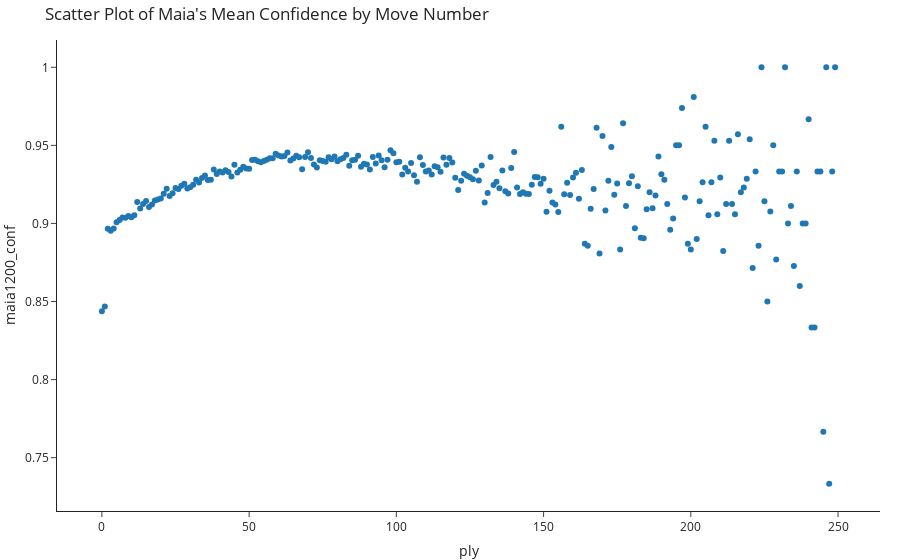
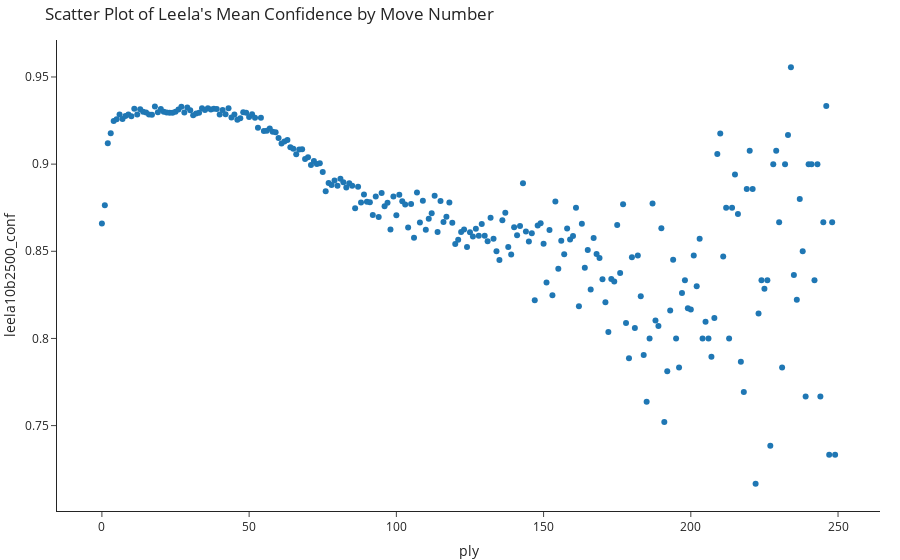

These figures' notebook cell, in order:
### Code cell
mean_evaluation_by_move = games_df.groupby('ply')['maia1200_conf'].mean().reset_index()
mean_evaluation_by_move = mean_evaluation_by_move[mean_evaluation_by_move['ply'] < 250]
fig1 = px.scatter(mean_evaluation_by_move, x='ply', y='maia1200_conf',
                 title="Scatter Plot of Maia's Mean Confidence by Move Number",
                 labels={'move_num': 'Move Number', 'evaluation': 'Mean Evaluation'})
fig1.show()
mean_evaluation_by_move = games_df.groupby('ply')['leela10b2500_conf'].mean().reset_index()
mean_evaluation_by_move = mean_evaluation_by_move[mean_evaluation_by_move['ply'] < 250]
fig2 = px.scatter(mean_evaluation_by_move, x='ply', y='leela10b2500_conf',
                 title="Scatter Plot of Leela's Mean Confidence by Move Number",
                 labels={'move_num': 'Move Number', 'evaluation': 'Mean Evaluation'})
fig2.show()

### Figure 1 — Plotly figure (JSON) as saved in the notebook; plotly's stock layout.template omitted (floating-point values rounded to 4 significant figures; data arrays with more than 128 entries replaced by an {"elided": "..."} marker saying what was removed)
{"data": [{"hovertemplate": "ply=%{x}<br>maia1200_conf=%{y}<extra></extra>", "legendgroup": "", "marker": {"color": "#1F77B4", "symbol": "circle"}, "mode": "markers", "name": "", "orientation": "v", "showlegend": false, "x": {"elided": "250 int values"}, "xaxis": "x", "y": {"elided": "250 float values"}, "yaxis": "y", "type": "scatter"}], "layout": {"xaxis": {"anchor": "y", "domain": [0.0, 1.0], "title": {"text": "ply"}}, "yaxis": {"anchor": "x", "domain": [0.0, 1.0], "title": {"text": "maia1200_conf"}}, "legend": {"tracegroupgap": 0}, "title": {"text": "Scatter Plot of Maia's Mean Confidence by Move Number"}}}

### Figure 2 — Plotly figure (JSON) as saved in the notebook; plotly's stock layout.template omitted (floating-point values rounded to 4 significant figures; data arrays with more than 128 entries replaced by an {"elided": "..."} marker saying what was removed)
{"data": [{"hovertemplate": "ply=%{x}<br>leela10b2500_conf=%{y}<extra></extra>", "legendgroup": "", "marker": {"color": "#1F77B4", "symbol": "circle"}, "mode": "markers", "name": "", "orientation": "v", "showlegend": false, "x": {"elided": "250 int values"}, "xaxis": "x", "y": {"elided": "250 float values"}, "yaxis": "y", "type": "scatter"}], "layout": {"xaxis": {"anchor": "y", "domain": [0.0, 1.0], "title": {"text": "ply"}}, "yaxis": {"anchor": "x", "domain": [0.0, 1.0], "title": {"text": "leela10b2500_conf"}}, "legend": {"tracegroupgap": 0}, "title": {"text": "Scatter Plot of Leela's Mean Confidence by Move Number"}}}
